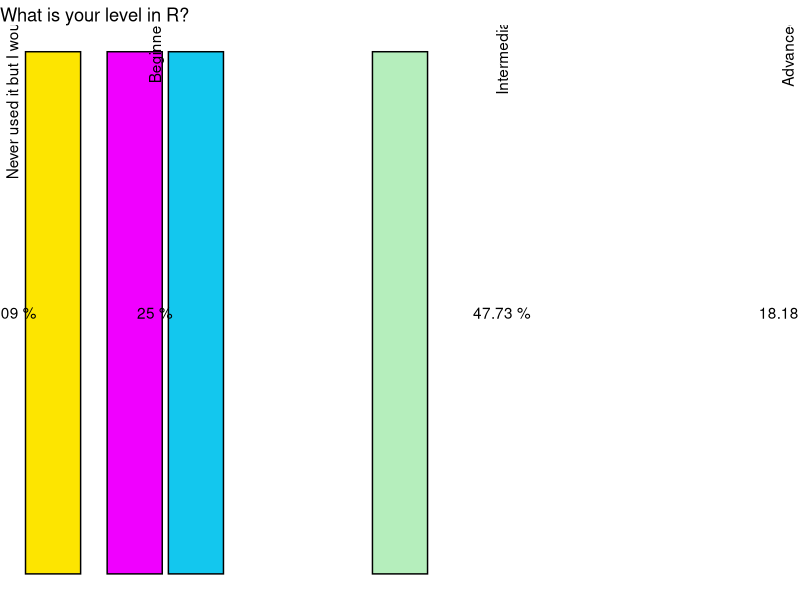
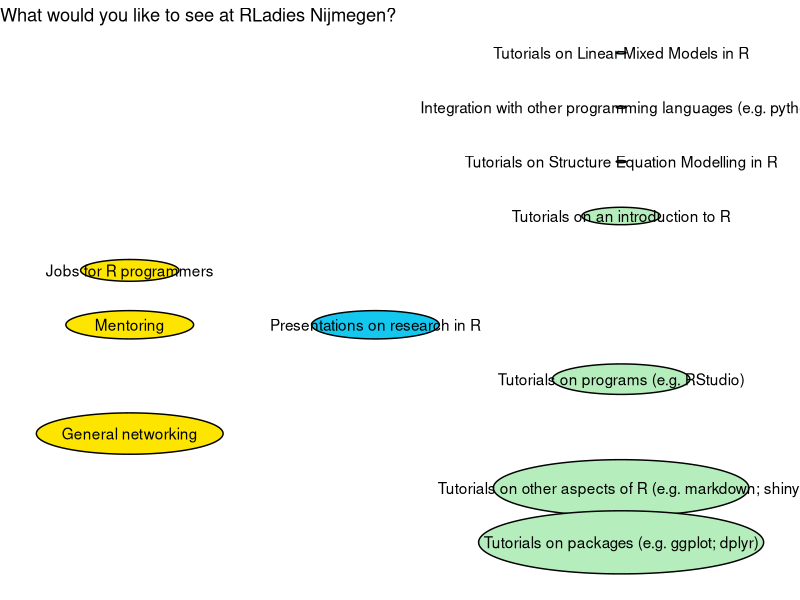
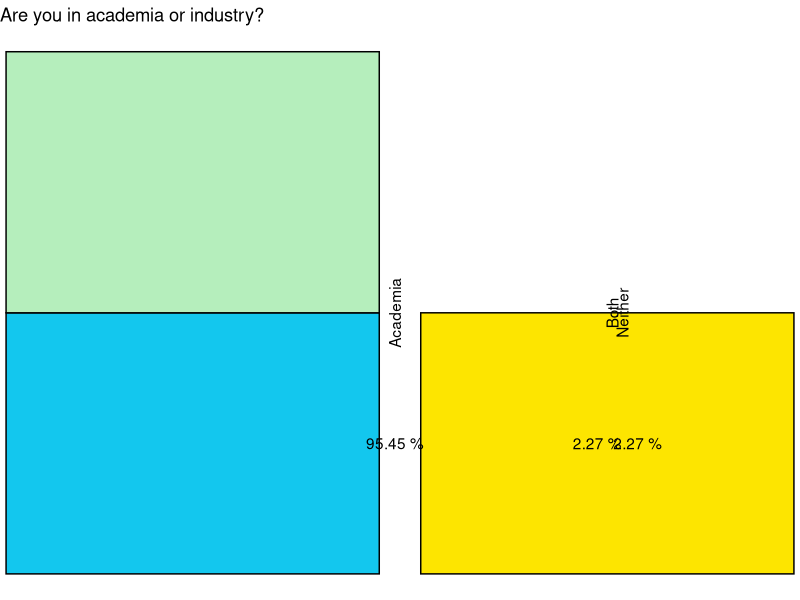
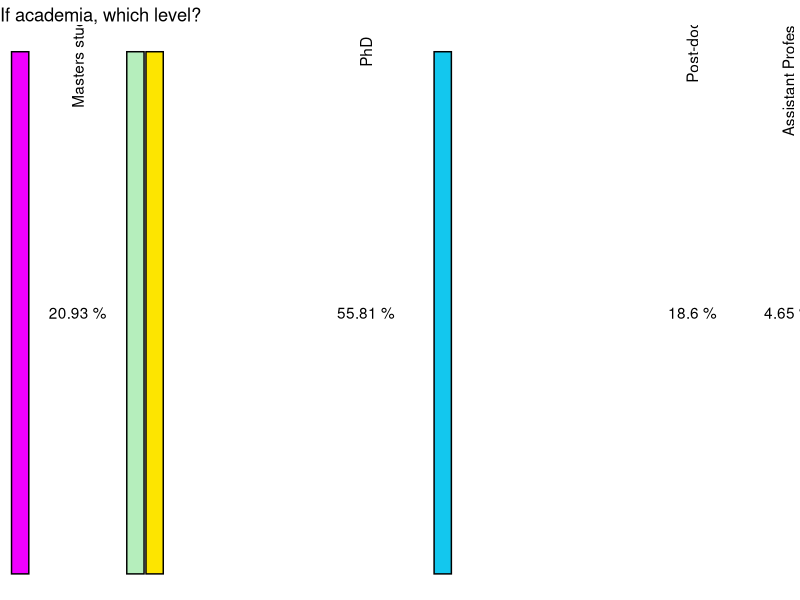
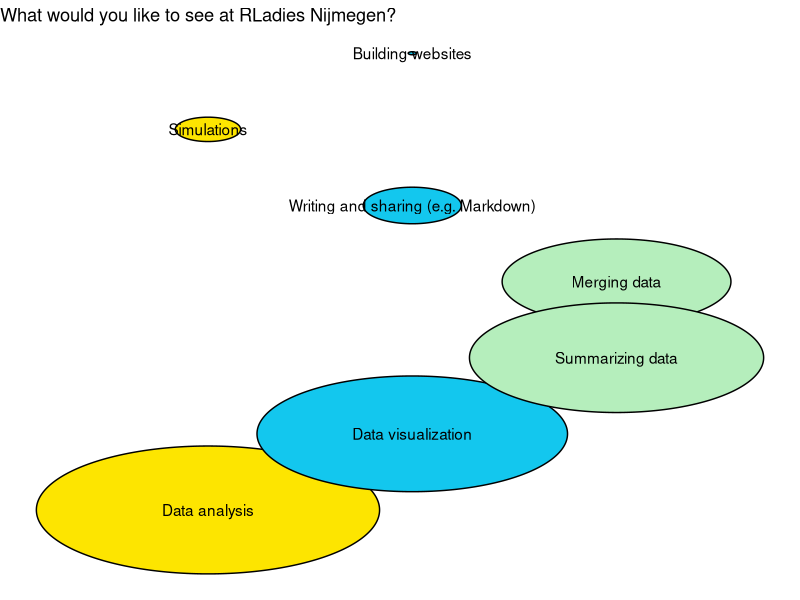
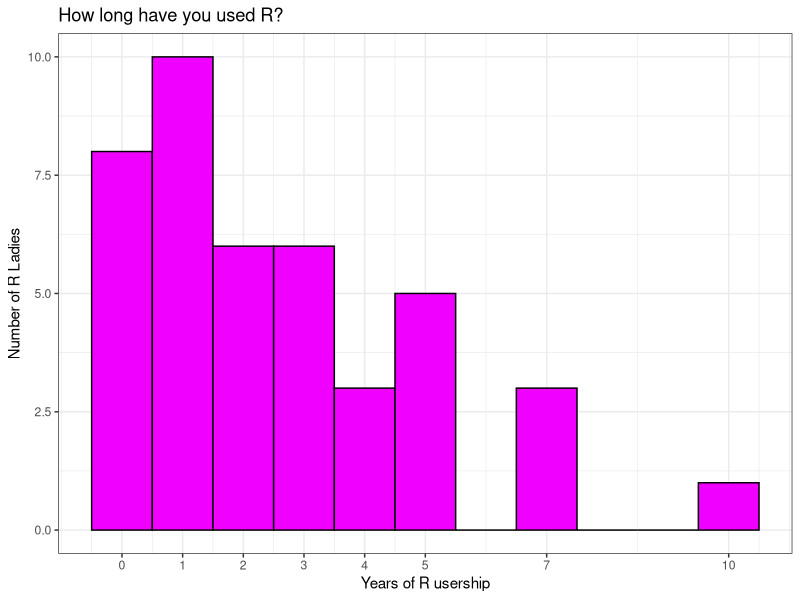
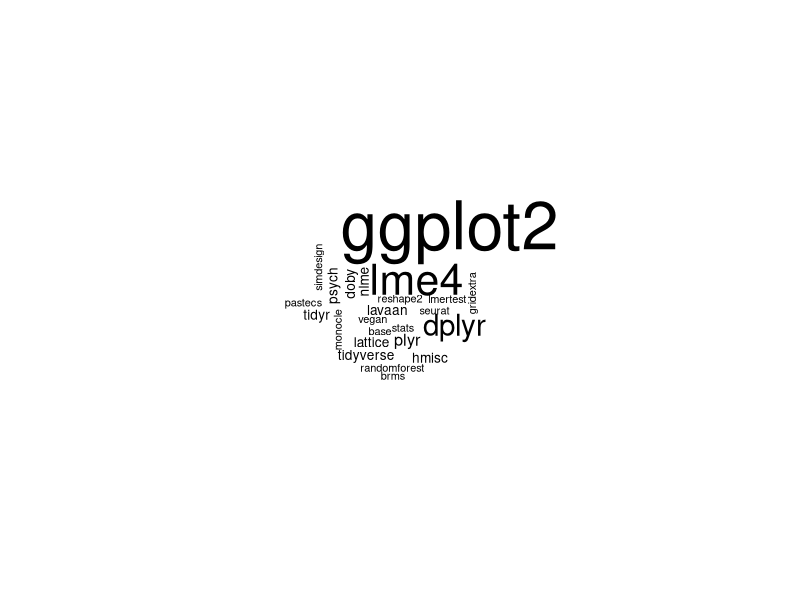
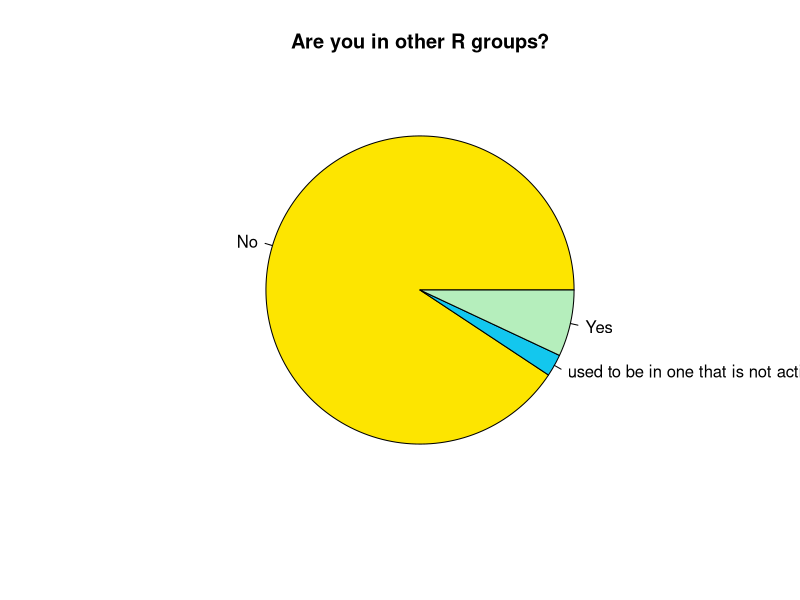

Here is the R script that generated these plots, in order: (Note: this script raises an error after producing the figures.)
## R ladies intro survey analysis! ##
## Note: this is not 100% plug and play. Some labels were edited off-line using illustrator
## Laurel Brehm / Amie Fairs 19 June 2018 ##

library(plyr)
library(ggplot2)
library(ggforce)
library(wordcloud)


## Import data files ##
## Amie did some revaluing offline, & I renamed columns
 d <- read.csv("RLadiesNijmegenintroductionsurvey-Deidentified.csv", header=T)
 ## some of the questions (with more than one answer per line are expanded and saved separately)
 q2 <- read.csv("WhatSee.csv", header=T)
 q5 <- read.csv("WhatR.csv", header=T)
 q7 <- read.csv("Packages.csv", header=T)
 q9 <- read.csv("OtherSoftware.csv", header=T)
 q12 <- read.csv("HelpR.csv", header=T)

 ##set color palette
 # http://www.color-hex.com/color-palette/61807
 
 ## 3 colors
 col3 <- c('#fde500','#13c7ee','#b5eebc')
 
 ## 4 colors
 col4 <- c('#fde500','#13c7ee','#b5eebc','#f000ff')
 
 ## gradients of pink
 grad <- colorRampPalette(c("white",'#f000ff'))
 
 
 ## Question 1: what's your level in R?
d$LevelR <- factor(d$LevelR, levels=c("Never used it but I would like to begin","Beginner","Intermediate","Advanced"))

dR <- as.data.frame(table(d$LevelR))
colnames(dR)[1]<- "LevelR"
dR$LabelPos <- c(2,9,26,40) ## these are hand-adjusted to look pretty on my screen
dR$Freq <- as.numeric(as.character(dR$Freq))
dR$Perc <- paste(round(eval(dR$Freq/sum(dR$Freq)),4)*100,"%")  ## make a label of the proportion of whole

## horizontal stacked bar plot with labels underneath
ggplot(dR,aes(x=1,y=Freq,fill=LevelR)) + geom_bar(color='black',stat="identity",position = position_stack(reverse = TRUE)) +
  geom_text(aes(x=0.5,label=Perc,y=LabelPos))+
  geom_text(aes(label=LevelR,y=LabelPos,angle=90))+
  coord_flip() + scale_x_continuous("",breaks=NULL) + scale_y_discrete("",breaks=NULL) + theme_void() +
  scale_fill_manual(values=col4, guide=F) + ggtitle("What is your level in R?" ) 


## Question 2: What would you like to see at RLadies Nijmegen? (please check all that apply)
dWhat <- as.data.frame(table(q2))
dWhat <- dWhat[dWhat$Freq != 0 ,]
dWhat$YRank <- 9-as.numeric(as.factor(dWhat$Freq))
dWhat[5,4]=9  ## revalue 2 of them to eliminate overlap
dWhat[7,4]=10

## bubble plot. x-axis: category of topic, y-axis sorted by ordinal rank of topic
## bubble size reflects number of votes
ggplot(dWhat,aes(x0=as.numeric(WhatIs)*50,y0=YRank*50,r=Freq,fill=WhatIs)) +
  geom_circle() + scale_fill_manual(values=col3, guide=F) +
  geom_text(aes(x=as.numeric(WhatIs)*50,y=YRank*50,label=WhatSee)) + theme_void() +
  ggtitle("What would you like to see at RLadies Nijmegen?")
  

## Question 3: Are you in academia or industry?
dB <- as.data.frame(table(d$Background))
colnames(dB)[1]<- "Background"
dB$LabelPos <- c(21,42.5,43.5)  ## more hand revaluing
dB$LabelPos2 <- c(21,41,45)
dB$Freq <- as.numeric(as.character(dB$Freq))
dB$Perc <- paste(round(eval(dB$Freq/sum(dB$Freq)),4)*100,"%")

##horizontal stacked bar
ggplot(dB,aes(x=1,y=Freq,fill=Background)) + geom_bar(color='black',stat="identity",position = position_stack(reverse = TRUE)) +
  geom_text(aes(x=0.5,label=Perc,y=LabelPos2))+
  geom_text(aes(label=Background,y=LabelPos,angle=90))+
  coord_flip() + scale_x_continuous("",breaks=NULL) + scale_y_discrete("",breaks=NULL) + theme_void() +
  scale_fill_manual(values=col3, guide=F) + ggtitle("Are you in academia or industry?" ) 


## Question 4: If academia, which level?
d$AcademicLevel <- factor(d$AcademicLevel, levels=c("Masters student","PhD","Post-doc","Assistant Professor/ Prof"))

dA <- as.data.frame(table(d$AcademicLevel))
colnames(dA)[1]<- "AcademicLevel"

dA$LabelPos <- c(5,20,37,42)

dA$Freq <- as.numeric(as.character(dA$Freq))
dA$Perc <- paste(round(eval(dA$Freq/sum(dA$Freq)),4)*100,"%")

## horizontal stacked bar
ggplot(dA,aes(x=1,y=Freq,fill=AcademicLevel)) + geom_bar(color='black',stat="identity",position = position_stack(reverse = TRUE)) +
  geom_text(aes(x=0.5,label=Perc,y=LabelPos))+
  geom_text(aes(label=AcademicLevel,y=LabelPos,angle=90))+
  coord_flip() + scale_x_continuous("",breaks=NULL) + scale_y_discrete("",breaks=NULL) + theme_void() +
  scale_fill_manual(values=col4, guide=F) + ggtitle("If academia, which level?" ) 



## Question 5: What do you use R for?
dWhatR <- as.data.frame(table(q5))
dWhatR <- dWhatR[dWhatR$Freq != 0 ,]
dWhatR$YRank <- 8-as.numeric(as.factor(dWhatR$Freq))
dWhatR <- dWhatR[dWhatR$WhatR!="Statistics",]    ## because this has complete overlap with data analysis

## bubble plot. x-axis: category of topic, y-axis sorted by ordinal rank of topic
## bubble size reflects number of votes
ggplot(dWhatR,aes(x0=as.numeric(WhatIs)*50,y0=YRank*50,r=Freq,fill=WhatIs)) +
  geom_circle() + scale_fill_manual(values=col3, guide=F) +
  geom_text(aes(x=as.numeric(WhatIs)*50,y=YRank*50,label=WhatR)) + theme_void() +
  ggtitle("What would you like to see at RLadies Nijmegen?")


## Question 6: How long have you used R?
## histogram with labels for filled points
ggplot(d,aes(x=LongRN))+ geom_histogram(binwidth=1,fill='#f000ff',color="black") + scale_y_continuous("Number of R Ladies") +
  scale_x_continuous("Years of R usership",breaks=c(0,1,2,3,4,5,7,10)) + theme_bw() + ggtitle("How long have you used R?")


## Question 7: What packages do you use?
## a wordcloud, just to do something diferent
wordcloud(as.matrix(q7),min.freq=1)


## Question 8: Are you in other groups?  
## pie chart, just to do something different
dOther <- as.data.frame(table(d$OtherGroups))
pie(dOther$Freq,dOther$Var1,col=col3,main="Are you in other R groups?")


## Question 9: What other software do you use?
## wordcloud
wordcloud(as.matrix(q9),min.freq=1)

## Question 10: Would you be willing to be actively involved in mentorship?
## being a little sloppy in my tabulation labeling because it goes nearly immediately to the plot
dMent <- as.data.frame(table(d$ActiveMentor))
dMent$Var1 <- as.character(dMent$Var1)

## pie chart
pie(dMent$Freq,dMent$Var1,col=col3,main=" Would you be willing to be actively involved in mentorship?")

## Question 11: Would you be wiling to be actively involved in organizing?
## being a little sloppy in my tabulation labeling because it goes nearly immediately to the plot
dOrg <- as.data.frame(table(d$ActiveOrganize))
dOrg$Var1 <- as.character(dOrg$Var1)

pie(dOrg$Freq,dOrg$Var1,col=col3,main=" Would you be willing to be actively involved in organizing?")


## Question 12: What would you be willing to mentor or organize?
dHelp <- as.data.frame(table(q12))
dHelp$YRank <- 6-as.numeric(as.factor(dHelp$Freq))

## bubble plot. x-axis: category of topic, y-axis sorted by ordinal rank of topic
## bubble size reflects number of votes
ggplot(dHelp,aes(x0=50,y0=YRank*30,r=Freq)) +
  geom_circle(fill='#f000ff') +
  geom_text(aes(x=50,y=YRank*30,label=q12)) + theme_void() +
  ggtitle("What would you be willing to mentor or organize?")



## Question 13: Do you commute?
dCom <- as.data.frame(table(d$Commute))

pie(dCom$Freq,dCom$Var1,col=col3,main="Will you commute to these meetings?")


## Question 14: How long is your commute?
## frequency polygon for this one
ggplot(d,aes(x=CommuteNumeric))+ geom_freqpoly(binwidth=15,color='#f000ff',size=2) + scale_y_continuous("Number of R Ladies") +
 scale_x_continuous("Commute Time (Minutes)") + theme_bw() + ggtitle("How long is your commute?")


## Question 15: Scheduling preferences?
## build table
Calendar <- rbind(c(35,5),c(11,10),c(11,10))
colnames(Calendar)=c("Weekday","Weekend")
rownames(Calendar)=c("Evening","Afternoon","Morning")
Calendar <-(as.matrix(Calendar))

### build heat map with annotations-- will only work in certain size plot windows
heatmap(Calendar,Rowv=NA, Colv=NA, col = grad(20),
      labRow="",labCol="",
      scale="none",main=" \n  \n")
mtext("Weekdays",3,4,at=-1)
mtext("Weekends",3,4,at=0.25)
mtext("Morning",2,3,at=1)
mtext("Afternoon",2,3,at=0)
mtext("Evenings",2,3,at=-1)

      
